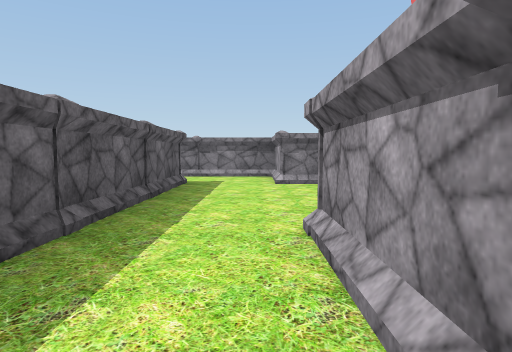
[1] (above)

24 first-person views from a walk through a scene from a Unity 3-D project. The camera is 1.2 m above the floor, tilts 4° down and sees 75° across. The floor is counted in squares, 2 m on a side. Each view is taken from the middle of a square. On the plan, view 1 faces up. The plan holds only what a view shows up to about 10 squares ahead; the rest is blank. Some animated figures are left out. Some surface patterns are stand-ins.

[2]
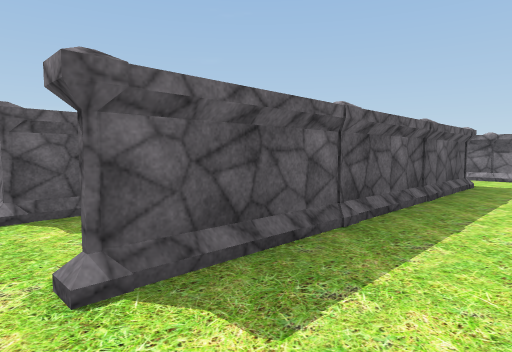

[3]
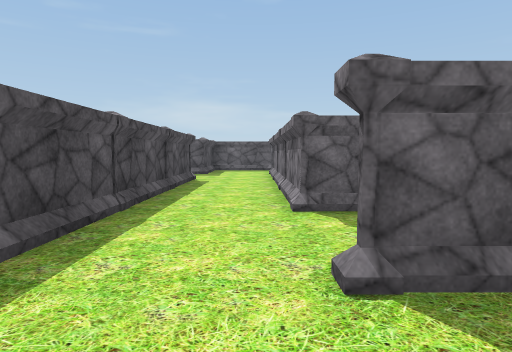

[4]
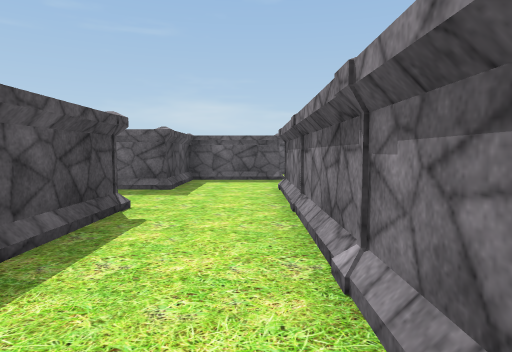

[5]
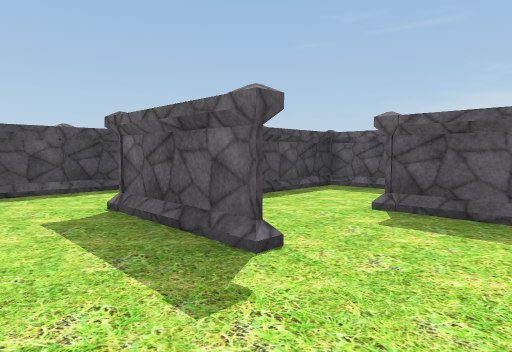

[6]
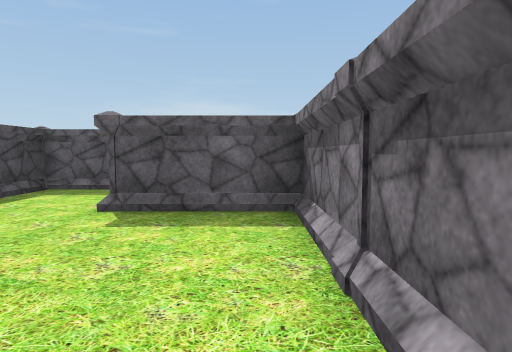

[7]
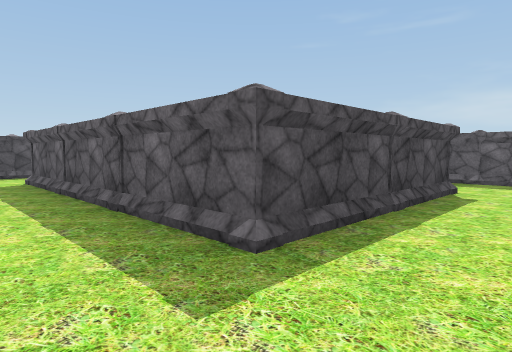

[8]
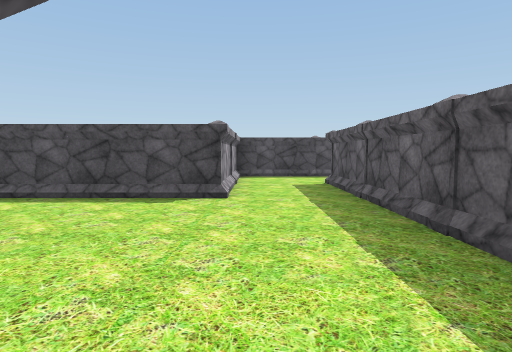

[9]
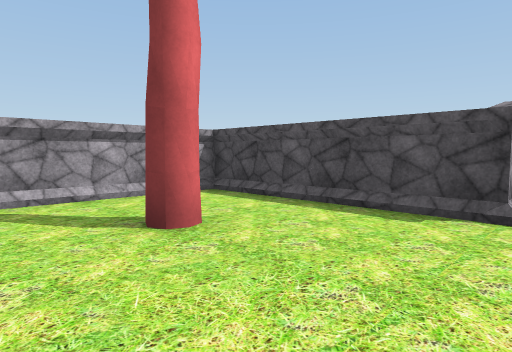

[10]
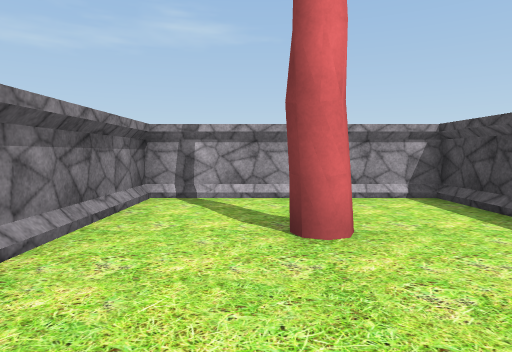

[11]
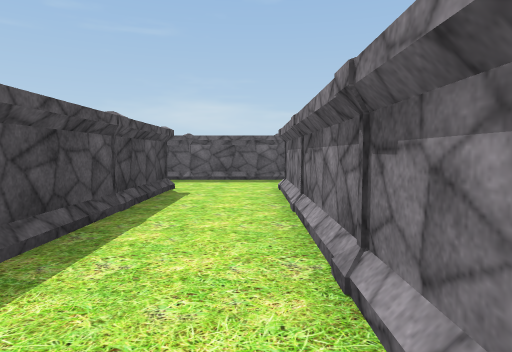

[12]
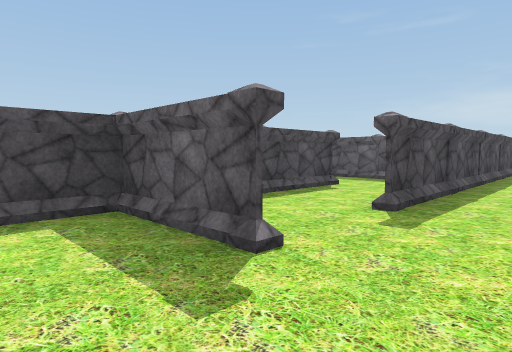

[13]
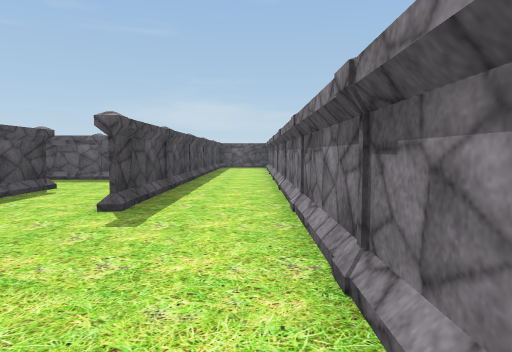

[14]
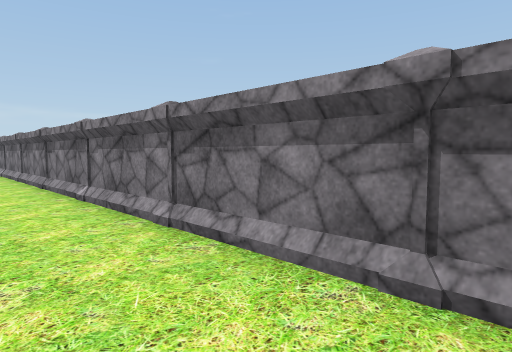

[15]
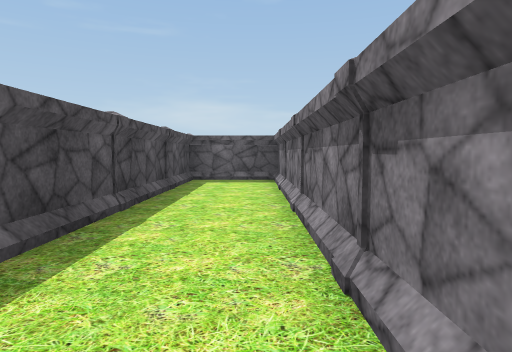

[16]
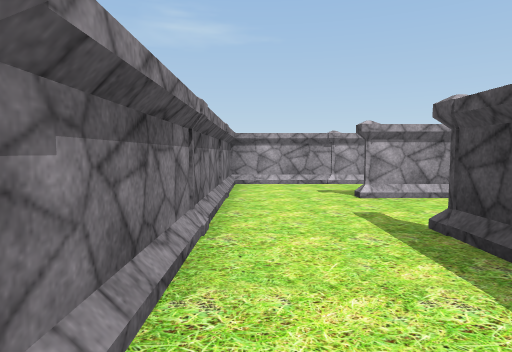

[17]
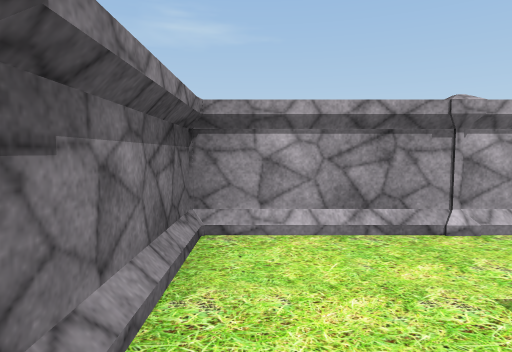

[18]
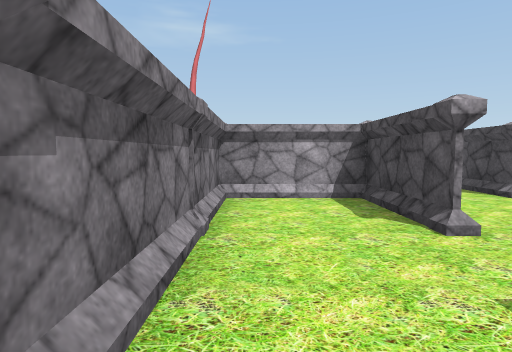

[19]
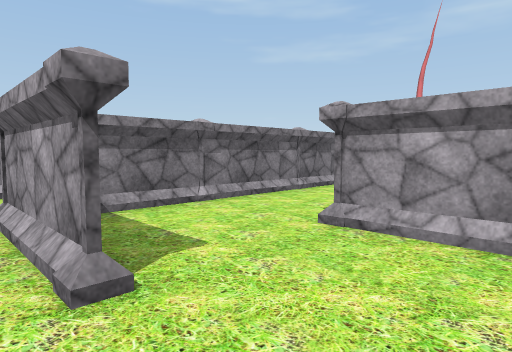

[20]
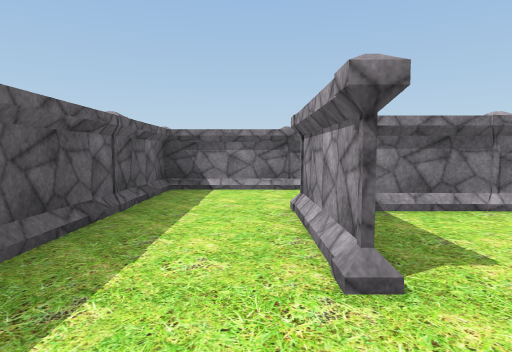

[21]
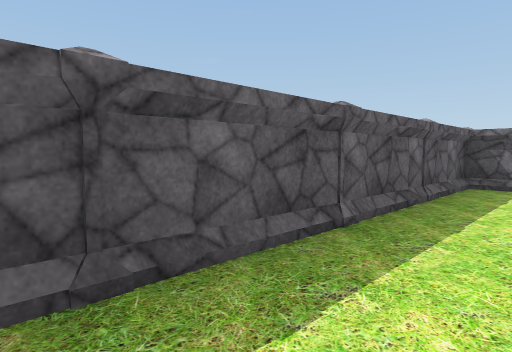

[22]
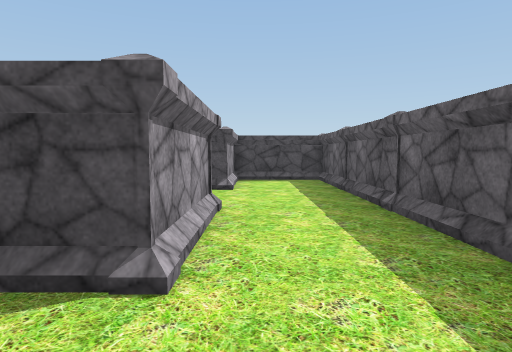

[23]
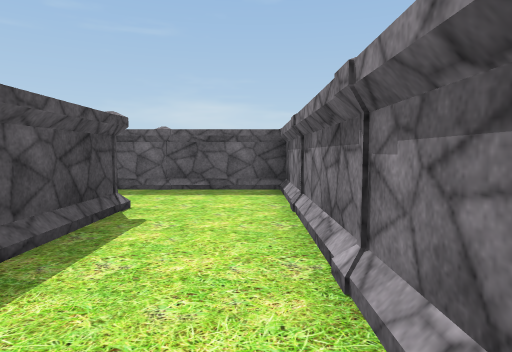

[24]
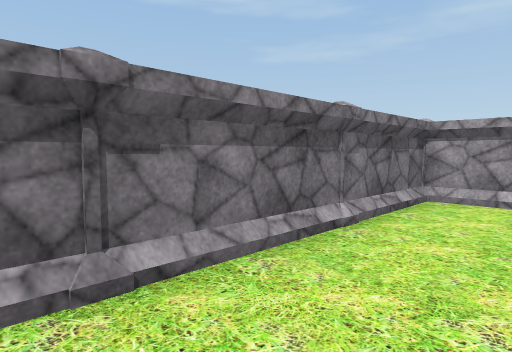

### Floor plan
Points are (right, up) in squares from view 1. A wall is a line through its corners. A room is listed if a view was taken in it or the views show most of it. See-through windows are left out.
Room 1 (views 1, 2, 3, 4, 5, 6, 8, 9, 10)
walls: (-2.6, 4.5) (-5.5, 4.5) (-5.5, 2.5); (-3.5, 1.9) (-3.5, 0.5) (-9.5, 0.5) (-5.6, 0.5); (1.4, 2.5) (4.5, 2.5) (4.5, 6.5) (0.5, 6.5); (-1.5, 6.5) (-1.5, 0.5); (-7.5, 2.5) (-9.4, 2.5); (-7.5, -1.5) (0.5, -1.5) (0.5, -0.1); (-7.5, 7.6) (-7.5, 6.2)
ways out: opening at (-6, 7) to room 2; opening at (0, 7) to room 2; opening at (-9, 0) to room 4; opening at (-9, 2) to room 4; opening at (-8, -1)
objects: other object (-9, 0); other object (-9, 2); other object (-7, 0); other object (-7, 2); other object (-7, 6); other object (-6, 2) to (-5, 2); other object (-5, 0); other object (-5, 4); other object (-5, 6); other object (-3, 0); other object (-3, 2); other object (-3, 4); other object (-3, 6); other object (-2, 0) to (-1, 0); other object (-1, 2); other object (-1, 4); other object (-1, 6); other object (1, -2) to (1, -1); other object (1, 0) to (1, 1); other object (1, 2); other object (1, 6)
Room 2 (views 7, 11)
walls: (-7.5, 8.8) (-7.5, 7.6); (-5.5, 6.5) (-1.5, 6.5); (0.5, 8.5) (-5.5, 8.5)
ways out: opening at (-6, 7) to room 1; opening at (0, 7) to room 1; opening at (-4.5, 10) to room 3; opening at (-10.5, 10)
objects: other object (-11, 10); other object (-9, 10); other object (-7, 8); other object (-7, 10); other object (-5, 8); other object (-3, 8); other object (-1, 8); other object (1, 8) to (1, 9)
Room 3 (views 12, 13, 14, 15, 16, 17)
walls: (-1.5, 9.9) (-1.5, 8.5) (-0.4, 8.5); (-5.5, 8.5) (-3.6, 8.5); (0.5, 12.5) (-13.5, 12.5) (-13.5, 10.5); (-12.4, 10.5) (-3.5, 10.5)
ways out: opening at (-4.5, 10) to room 2
objects: other object (-13, 12); other object (-11, 12); other object (-9, 12); other object (-7, 12); other object (-5, 10); other object (-5, 12); other object (-3, 10) to (-3, 11); other object (-3, 12); other object (-1, 10); other object (-1, 12); other object (1, 10) to (1, 11); other object (1, 12) to (1, 13)
Room 4 (views 18, 22, 23, 24)
walls: (-13.5, 0.5) (-13.5, 2.5); (-12.5, 2.5) (-11.9, 2.5); (-11.5, -0.2) (-11.5, -1.5) (-9.6, -1.5); (-9.4, 2.5) (-12.8, 2.5); (-9.5, 4.5) (-15.5, 4.5) (-15.5, -0.4)
ways out: opening at (-9, 0) to room 1; opening at (-9, 2) to room 1; opening at (-14, -1) to room 5
objects: other object (-15, 0); other object (-15, 2); other object (-15, 4); other object (-14, 0) to (-13, 0); other object (-13, 2); other object (-13, 4); other object (-11, 0); other object (-11, 2); other object (-11, 4); other object (-9, 4)
Room 5 (views 19, 20, 21)
walls: (-14.5, -3.5) (-13.5, -3.5) (-13.5, -2.1); (-15.5, -0.4) (-15.5, -3.4)
ways out: opening at (-14, -1) to room 4
objects: other object (-15, -2)

Where each view was taken, in squares from view 1:
view 1: 0 up, 0 right, facing up
view 2: 0 up, 0 right, facing up-left
view 3: 0 up, 0 right, facing left
view 4: 0 up, 4 left, facing left
view 5: 4 up, 2 left, facing down-left
view 6: 4 up, 2 left, facing left
view 7: 8 up, 0 right, facing down-left
view 8: 7 up, 0 right, facing down
view 9: 6 up, 0 right, facing down-right
view 10: 5 up, 0 right, facing right
view 11: 8 up, 0 right, facing left
view 12: 12 up, 0 right, facing down-left
view 13: 12 up, 0 right, facing left
view 14: 11 up, 1 left, facing up-left
view 15: 12 up, 6 left, facing left
view 16: 12 up, 6 left, facing right
view 17: 12 up, 2 left, facing right
view 18: 2 up, 12 left, facing right
view 19: 1 down, 14 left, facing up-right
view 20: 1 down, 14 left, facing up
view 21: 2 down, 14 left, facing up-left
view 22: 4 up, 14 left, facing down
view 23: 4 up, 10 left, facing left
view 24: 3 up, 14 left, facing up-right
